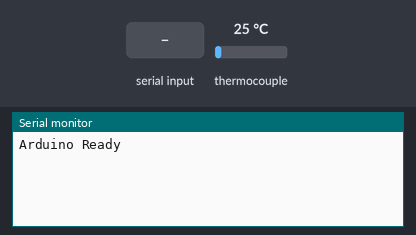
The sketch below on a simulated Arduino Uno, built with avr-gcc and run on an emulated ATmega328P. Shown: the last lines printed to the serial monitor. Inputs (shaded band) come from the test bench; at power-on: thermocouple 25 °C.

Above: at 1.2 s.
1.3 s: "GET_TEMP\n" received over Serial
At 2.5 s:
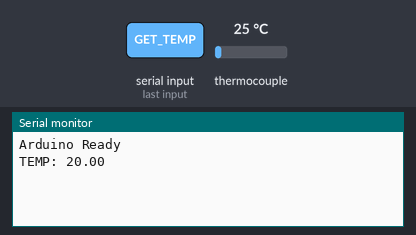
2.8 s: "SET_TEMP \n" received over Serial
At 3.8 s:
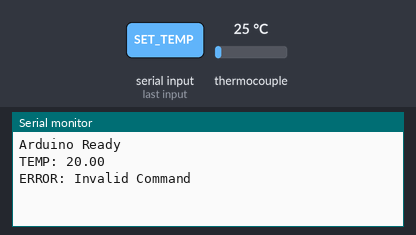
4.3 s: "SET_TEMP 90\n" received over Serial
At 5.1 s:
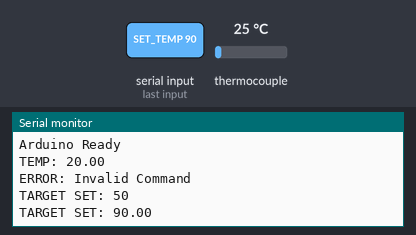

The sketch:

HotplateSketch.ino
```cpp
#include <Adafruit_MAX31856.h>
#include <Adafruit_MCP4725.h>

#define MAX_CS 10 // Chip Select for MAX31856
Adafruit_MAX31856 thermocouple = Adafruit_MAX31856(MAX_CS);
Adafruit_MCP4725 dac;
#define temperature_step 50 // maxmimum amount temp can be increased at once

float target_temperature = 0.0;

void setup() {
  Serial.begin(115200);


  if (!thermocouple.begin()) {
    Serial.println("MAX31856 not found. Check wiring!");
    while (1);
  }

  thermocouple.setThermocoupleType(MAX31856_TCTYPE_K);

  dac.begin(0x60); // Initialize DAC with I2C address 0x60
  dac.setVoltage(0, true);
  Serial.println("Arduino Ready");
}

void loop() {
  if (!Serial.available()){
    return;
  }
  // Read input
  String command = Serial.readStringUntil('\n');
  command.trim();

  if (command == "GET_TEMP") {
    float temperature = get_temperature();

    if (isnan(temperature)) {
      Serial.println("ERROR: NaN"); // Send error response
      return;
    }

    Serial.print("TEMP: ");
    Serial.println(temperature);

  } else if (command.startsWith("SET_TEMP ")) {
    int last_target = target_temperature;
    target_temperature = command.substring(9).toFloat(); // Convert text after the space in "SET_TEMP " to a float
    // Clamp values between hotplate min and max
    if (target_temperature < 0){
      target_temperature = 0;
    }
    else if (target_temperature > 540){
      target_temperature = 540;
    }
    //0 to 500

    while (abs(target_temperature - last_target) > temperature_step)
    {
      if (target_temperature > last_target)
      {
        last_target += temperature_step;
      }
      else
      {
        last_target -= temperature_step;
      }
      set_temperature(last_target);
      Serial.print("TARGET SET: ");
      Serial.println(last_target);
      delay(200);
    }

    set_temperature(target_temperature);
    Serial.print("TARGET SET: ");
    Serial.println(target_temperature);


  }
  else {
    Serial.println("ERROR: Invalid Command");
  }

  delay(10);
}

float get_temperature(){
  float tc_value = thermocouple.readThermocoupleTemperature();
  return 0.8*tc_value;
}

void set_temperature(float temperature_c){
    int dac_value = map(int(temperature_c), 0, 540, 0, 4095); // Convert temp to DAC output
    dac.setVoltage(dac_value, false);
}
```

Measured:
- after the input at 1.3 s, the serial monitor: prints a new line at once (image 1)
- after the input at 2.8 s, the serial monitor: prints a new line at once (image 2)
- after the input at 4.3 s, the serial monitor: prints a new line at once (image 3)
